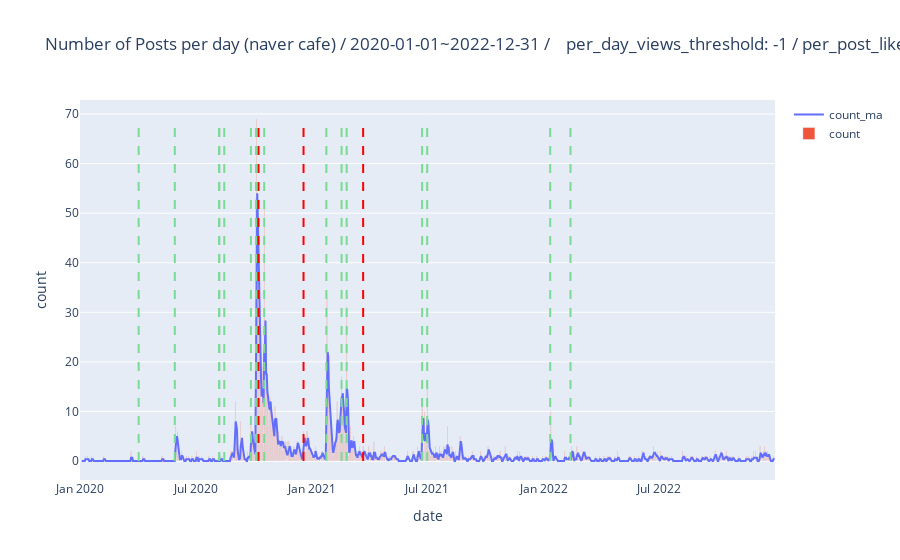

Source (notebook cell):
### Code cell
# original
vis_df = filtered_by_keyword_naver_cafe_posts_df
day_start = '2020-01-01'
day_end = '2022-12-31'
per_day_views_threshold = -1
per_post_likes_threshold = -1
title = f'Number of Posts per day (naver cafe) / {day_start}~{day_end} /\
    per_day_views_threshold: {per_day_views_threshold} / per_post_likes_threshold: {per_post_likes_threshold}' 
vis_df = plot_per_day_post_count_plotly_with_events(filtered_by_keyword_naver_cafe_posts_df, title=title,\
    day_start=day_start, day_end=day_end, \
    per_post_likes_threshold=per_post_likes_threshold, \
    per_day_views_threshold=per_day_views_threshold, \
    events=events,
    smoothing='ma'
)

### Figure 1 — Plotly figure (JSON) as saved in the notebook; plotly's stock layout.template omitted (floating-point values rounded to 4 significant figures; data arrays with more than 128 entries replaced by an {"elided": "..."} marker saying what was removed)
{"data": [{"mode": "lines", "name": "count_ma", "type": "scatter", "x": {"elided": "1096 str values"}, "y": {"elided": "1096 float values"}}, {"name": "count", "type": "bar", "x": {"elided": "1096 str values"}, "y": {"elided": "1096 int values"}}], "layout": {"shapes": [{"line": {"color": "Red", "dash": "dash", "width": 2}, "type": "line", "x0": "2020-10-08", "x1": "2020-10-08", "y0": 0, "y1": 69}, {"line": {"color": "Red", "dash": "dash", "width": 2}, "type": "line", "x0": "2020-12-18", "x1": "2020-12-18", "y0": 0, "y1": 69}, {"line": {"color": "Red", "dash": "dash", "width": 2}, "type": "line", "x0": "2021-03-22", "x1": "2021-03-22", "y0": 0, "y1": 69}, {"line": {"color": "#79db93", "dash": "dash", "width": 2}, "type": "line", "x0": "2021-02-24", "x1": "2021-02-24", "y0": 0, "y1": 69}, {"line": {"color": "#79db93", "dash": "dash", "width": 2}, "type": "line", "x0": "2020-04-02", "x1": "2020-04-02", "y0": 0, "y1": 69}, {"line": {"color": "#79db93", "dash": "dash", "width": 2}, "type": "line", "x0": "2020-05-29", "x1": "2020-05-29", "y0": 0, "y1": 69}, {"line": {"color": "#79db93", "dash": "dash", "width": 2}, "type": "line", "x0": "2020-08-07", "x1": "2020-08-07", "y0": 0, "y1": 69}, {"line": {"color": "#79db93", "dash": "dash", "width": 2}, "type": "line", "x0": "2020-08-15", "x1": "2020-08-15", "y0": 0, "y1": 69}, {"line": {"color": "#79db93", "dash": "dash", "width": 2}, "type": "line", "x0": "2020-09-26", "x1": "2020-09-26", "y0": 0, "y1": 69}, {"line": {"color": "#79db93", "dash": "dash", "width": 2}, "type": "line", "x0": "2020-08-07", "x1": "2020-08-07", "y0": 0, "y1": 69}, {"line": {"color": "#79db93", "dash": "dash", "width": 2}, "type": "line", "x0": "2020-10-04", "x1": "2020-10-04", "y0": 0, "y1": 69}, {"line": {"color": "#79db93", "dash": "dash", "width": 2}, "type": "line", "x0": "2020-10-17", "x1": "2020-10-17", "y0": 0, "y1": 69}, {"line": {"color": "#79db93", "dash": "dash", "width": 2}, "type": "line", "x0": "2021-01-23", "x1": "2021-01-23", "y0": 0, "y1": 69}, {"line": {"color": "#79db93", "dash": "dash", "width": 2}, "type": "line", "x0": "2021-02-16", "x1": "2021-02-16", "y0": 0, "y1": 69}, {"line": {"color": "#79db93", "dash": "dash", "width": 2}, "type": "line", "x0": "2021-06-23", "x1": "2021-06-23", "y0": 0, "y1": 69}, {"line": {"color": "#79db93", "dash": "dash", "width": 2}, "type": "line", "x0": "2021-07-01", "x1": "2021-07-01", "y0": 0, "y1": 69}, {"line": {"color": "#79db93", "dash": "dash", "width": 2}, "type": "line", "x0": "2022-01-11", "x1": "2022-01-11", "y0": 0, "y1": 69}, {"line": {"color": "#79db93", "dash": "dash", "width": 2}, "type": "line", "x0": "2022-02-12", "x1": "2022-02-12", "y0": 0, "y1": 69}], "title": {"text": "Number of Posts per day (naver cafe) / 2020-01-01~2022-12-31 /    per_day_views_threshold: -1 / per_post_likes_threshold: -1"}, "xaxis": {"title": {"text": "date"}}, "yaxis": {"title": {"text": "count"}}}}
